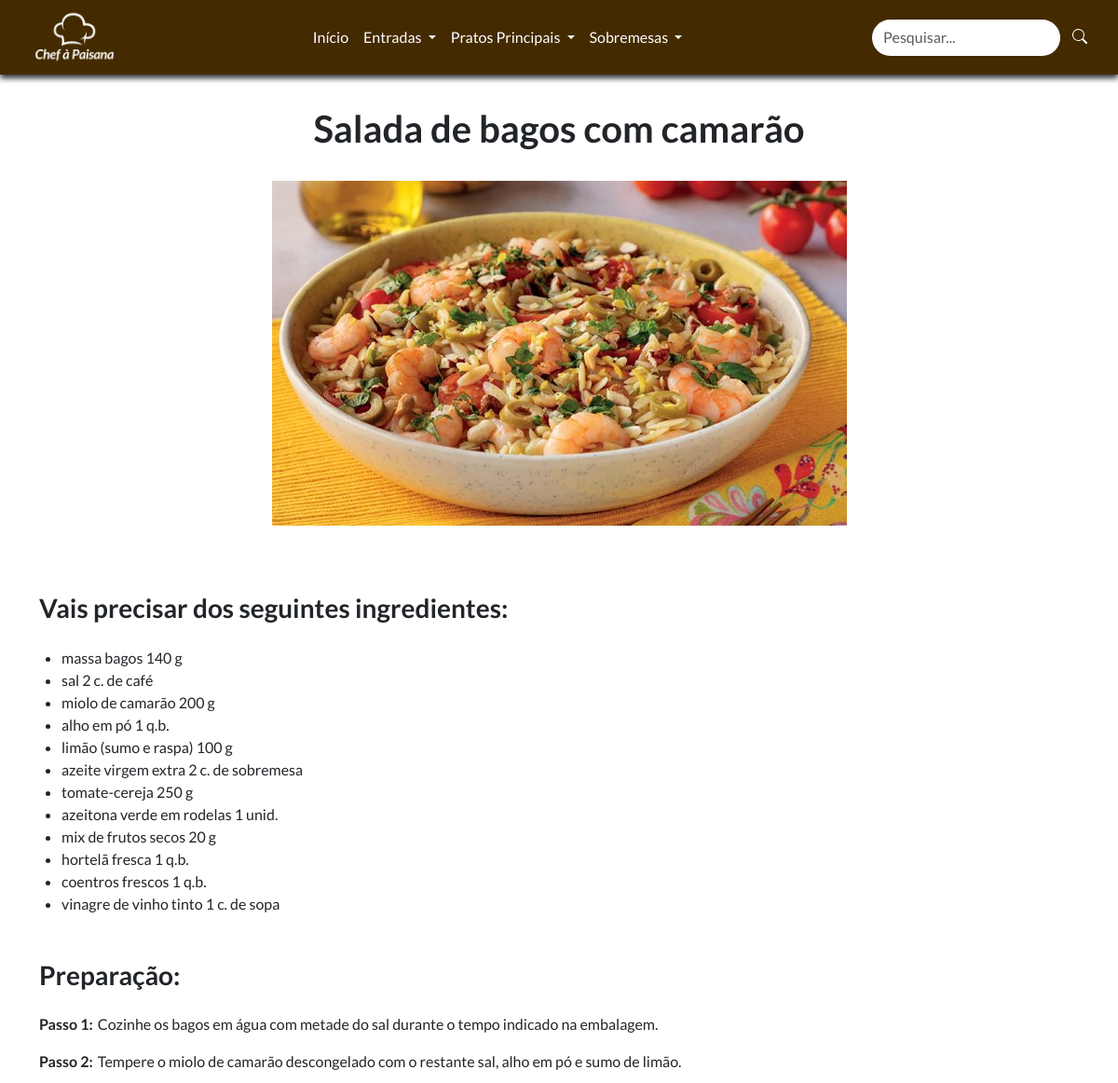
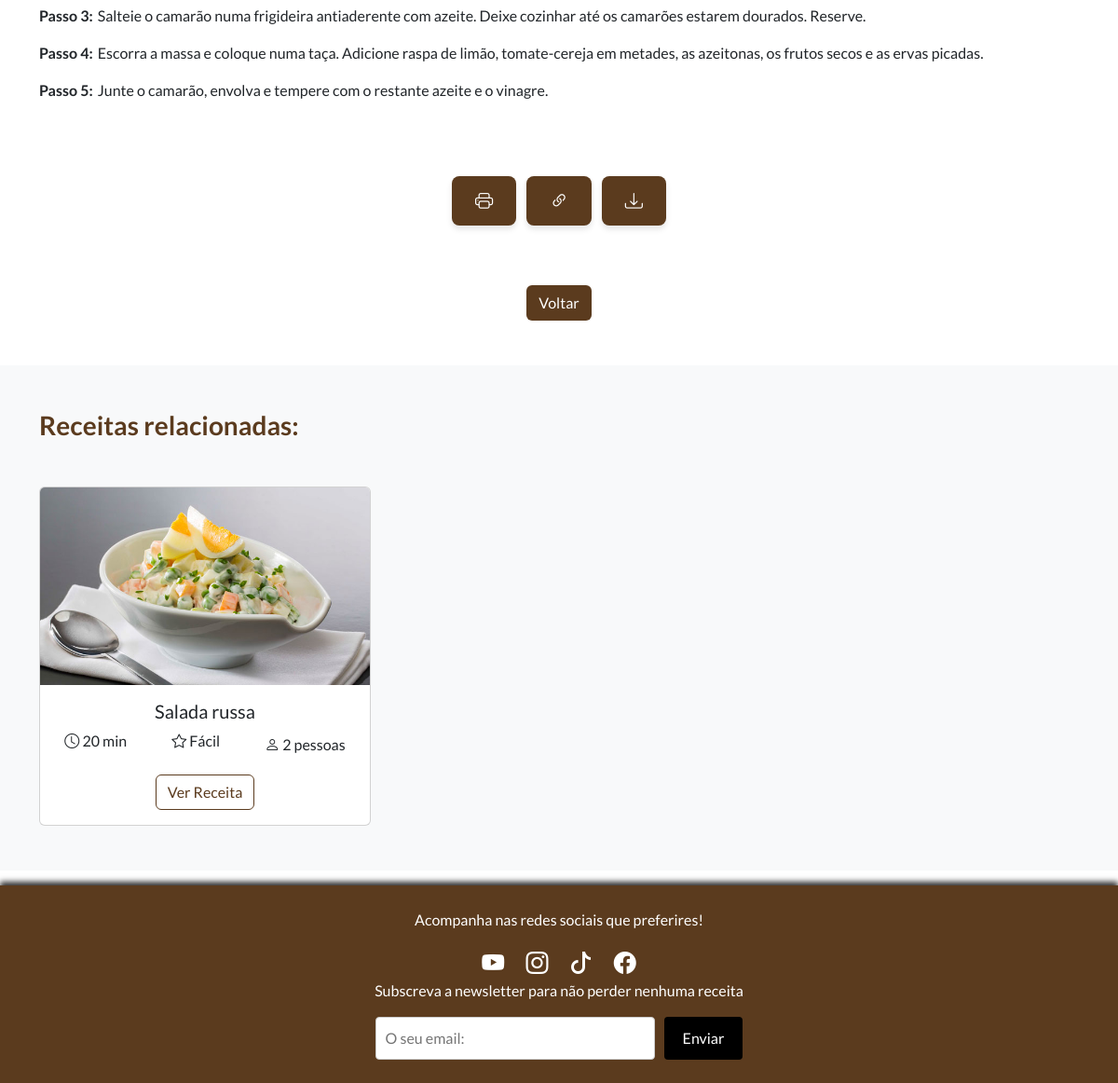
The page /receita.php?id=11 on the database its author committed (2 pictures, top to bottom).
### tables this page shows
CREATE TABLE IF NOT EXISTS `receitas` (
  `id` int(11) unsigned NOT NULL AUTO_INCREMENT,
  `imagem` varchar(128) DEFAULT NULL,
  `titulo` varchar(50) DEFAULT NULL,
  `ingredientes` text DEFAULT NULL,
  `temp_prep` int(11) DEFAULT NULL,
  `preparacao` longtext DEFAULT NULL,
  `dificuldade` varchar(50) DEFAULT NULL,
  `n_pessoas` int(11) DEFAULT NULL,
  `tipo_receita` varchar(50) DEFAULT NULL,
  PRIMARY KEY (`id`)
);

### receita.php (the view, shortened to what this page needs)
<?php
$user ='projeto';
$pass = 'web';
$database = 'projetoweb';
try{
  $dbh = new PDO('mysql:host=localhost:3307;charset=utf8;dbname='.$database, $user, $pass);
}catch(PDOException $e){
  echo $e;
}
$id = isset($_GET['id']) ? intval($_GET['id']) : 0;
$sql = 'SELECT * FROM receitas WHERE id = :id';
$stmt = $dbh->prepare($sql);
$stmt->execute([':id' => $id]);
$receita = $stmt->fetch(PDO::FETCH_ASSOC);
$tipoReceitaAtual = $receita['tipo_receita'];
$sqlRelacionadas = 'SELECT * FROM receitas WHERE tipo_receita = :tipo_receita AND id != :id LIMIT 3';
$stmtRelacionadas = $dbh->prepare($sqlRelacionadas);
$stmtRelacionadas->execute([':tipo_receita' => $tipoReceitaAtual, ':id' => $receita['id']]);
$receitasRelacionadas = $stmtRelacionadas->fetchAll(PDO::FETCH_ASSOC);
?>
<!DOCTYPE html>
<html lang="pt">
<head>
    <?php require ('includes/linkscss.php') ?>
</head>
<body>
<?php require ('includes/header.php') ?>
<div id="parteImprimir" class="container mt-4 mb-5">
    <div class="text-center">
        <h1 class="fw-bold" style="margin-top: 90px"><?php echo $receita['titulo']; ?></h1>
        <img src="imgs/<?php echo $receita['imagem']; ?>" alt="<?php echo $receita['titulo']; ?>" class="img-fluid my-4">
        <h3 style="text-align: left" class="fw-bold mt-5 mb-4">Vais precisar dos seguintes ingredientes:</h3>
        <ul class="list-group ms-4">
            <?php
            $ingredientes = explode(',', $receita['ingredientes']);
            foreach ($ingredientes as $ingrediente): ?>
                <li style="text-align: left"><?php echo trim($ingrediente); ?></li>
            <?php endforeach; ?>
        </ul>
        <h3 style="text-align: left" class="fw-bold mt-5 mb-4">Preparação:</h3>
        <div>
            <?php
            $preparacao = explode(';', $receita['preparacao']);
            foreach ($preparacao as $preparacao):
                preg_match('/(Passo \d+:)(.*)/', $preparacao, $matches);
                ?>
                <p style="text-align: left">
                    <strong><?php echo htmlspecialchars($matches[1]); ?></strong><span style="margin-left: 5px;"></span><?php echo htmlspecialchars(trim($matches[2])); ?>
                </p>
            <?php endforeach; ?>
        </div>
    </div>
</div>
          <div class="text-center mt-3 mb-5">
            <div class="tooltip-container">
                <button class="btn-print me-2" onclick="window.print()">
                    <i class="bi bi-printer"></i>
                </button>
            </div>
            <div class="tooltip-container">
                <button class="btn-copy me-2" onclick="copiarLink()">
                    <i class="bi bi-link-45deg"></i>
                </button>
            </div>
            <div class="tooltip-container">
                <button class="btn-download" onclick="downloadReceita()">
                    <i class="bi bi-download"></i>
                </button>
            </div>
        </div>
        <div class="text-center mt-3 mb-5">
            <button onclick="history.back()" class="btn" style="color: white; background-color: #5b3b1e;">Voltar</button>
        </div>
        <section class="bg-light py-5">
            <div class="container">
                <h3 class="text-start fw-bold mb-5" style="color: #5b3b1e;">Receitas relacionadas:</h3>
                <div class="row g-4">
                    <?php if (!empty($receitasRelacionadas)): ?>
                    <?php foreach ($receitasRelacionadas as $receitaRelacionada): ?>
                    <div class="col-md-4">
                        <div class="card">
                            <img src="imgs/<?php echo $receitaRelacionada['imagem']; ?>" class="card-img-top" alt="<?php echo $receitaRelacionada['titulo']; ?>">
                            <div class="card-body text-center">
                                <h5 class="card-title"><?php echo $receitaRelacionada['titulo']; ?></h5>
                                <div class="d-flex justify-content-center align-items-center mb-3">
                                    <div class="me-5 mb-2"><i class="bi bi-clock"></i> <?php echo $receitaRelacionada['temp_prep']; ?> min</div>
                                    <div class="me-5 mb-2"><i class="bi bi-star"></i> <?php echo $receitaRelacionada['dificuldade']; ?></div>
                                    <div><i class="bi bi-person"></i> <?php echo $receitaRelacionada['n_pessoas']; ?> pessoas</div>
                                </div>
                                <a href="receita.php?id=<?php echo $receitaRelacionada['id']; ?>" class="btn"
                                    style="border: 1px solid #5b3b1e; color: #5b3b1e; background-color: transparent;"
                                    onmouseover="this.style.backgroundColor='#5b3b1e'; this.style.color='white';"
                                    onmouseout="this.style.backgroundColor='transparent'; this.style.color='#5b3b1e';">
                                    Ver Receita
                                </a>
                            </div>
                        </div>
                    </div>
                    <?php endforeach; ?>
                    <?php else: ?>
                    <h4>Nenhuma receita relacionada encontrada.</h4>
                    <?php endif; ?>
                </div>
            </div>
        </section>
<?php require ('includes/footer.php') ?>
</body>
</html>

### css/style.css (style rules this page uses)
* { margin: 0; padding: 0; text-decoration: none; scroll-behavior: smooth; font-family: 'Lato', sans-serif; }
.btn-print, .btn-copy, .btn-download { background-color: #5b3b1e; color: white; padding: 12px 25px; font-size: 1.2rem; border: none; border-radius: 8px; cursor: pointer; text-transform: uppercase; transition: all 0.3s ease; box-shadow: 0 4px 6px rgba(0, 0, 0, 0.1); }
.tooltip-container { position: relative; display: inline-block; }

### includes/footer.php (style rules this page uses)
html, body { height: 100%; margin: 0; display: flex; flex-direction: column; }
.container { flex: 1; }

### rows shown on the page
receitas: titulo "Salada de bagos com camarão", imagem (picture), ingredientes "massa bagos 140 g", ingredientes "sal 2 c. de café", ingredientes "miolo de camarão 200 g", ingredientes "alho em pó 1 q.b.", ingredientes "limão (sumo e raspa) 100 g", ingredientes "azeite virgem extra 2 c. de sobremesa", ingredientes "tomate-cereja 250 g", ingredientes "azeitona verde em rodelas 1 unid.", ingredientes "mix de frutos secos 20 g", ingredientes "hortelã fresca 1 q.b.", ingredientes "coentros frescos 1 q.b.", ingredientes "vinagre de vinho tinto 1 c. de sopa"
receitas: imagem (picture), titulo "Salada russa", temp_prep "20", dificuldade "Fácil", n_pessoas "2"

### other values the page prints
$matches[1] "Passo 1:"
$matches[2] "Cozinhe os bagos em água com metade do sal durante o tempo indicado na embalagem."
$matches[1] "Passo 2:"
$matches[2] "Tempere o miolo de camarão descongelado com o restante sal, alho em pó e sumo de limão."
$matches[1] "Passo 3:"
$matches[2] "Salteie o camarão numa frigideira antiaderente com azeite. Deixe cozinhar até os camarões estarem dourados. Reserve."
$matches[1] "Passo 4:"
$matches[2] "Escorra a massa e coloque numa taça. Adicione raspa de limão, tomate-cereja em metades, as azeitonas, os frutos secos e as ervas picadas."
$matches[1] "Passo 5:"
$matches[2] "Junte o camarão, envolva e tempere com o restante azeite e o vinagre."
